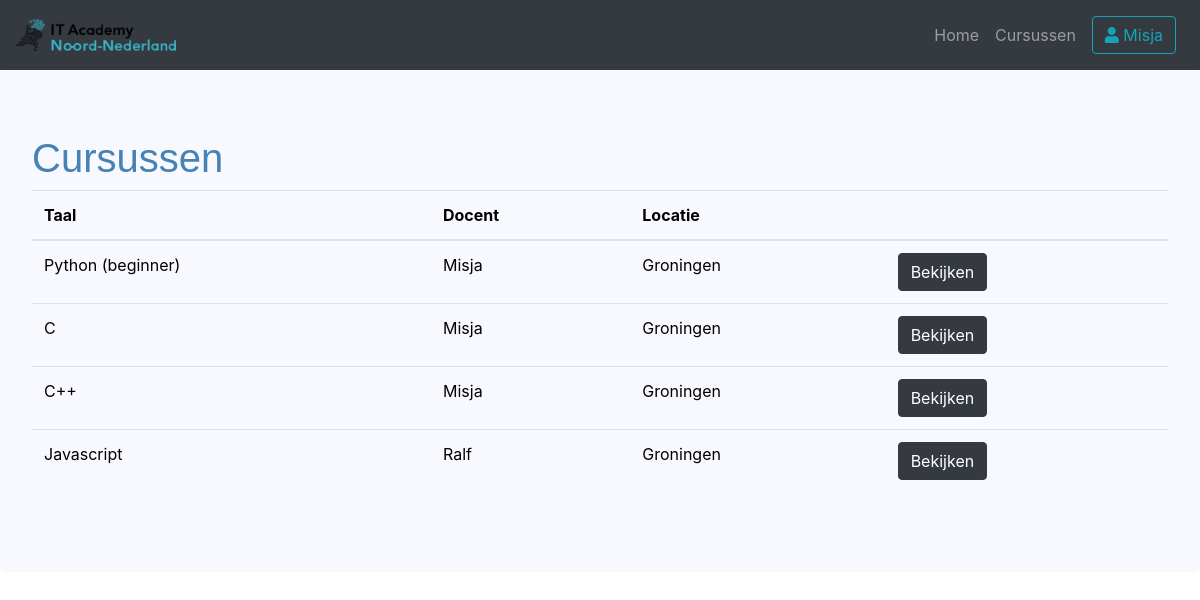
Screenshot of /cursussen (signed in) with the database file from the repository.
### project/models.py (models this page shows, shortened)
class User(db.Model, UserMixin):
    __tablename__ = 'users'
    id = db.Column(db.Integer, primary_key=True)
    email       = db.Column(db.String(64), unique=True, index=True, nullable=False)
    username    = db.Column(db.String(64), unique=True, index=True, nullable=False)
    password    = db.Column(db.String(128), nullable=False)
    role_id     = db.Column(db.Integer, db.ForeignKey("roles.id"), nullable=False)

class Course(db.Model):
    __tablename__ = 'courses'
    id              = db.Column(db.Integer, primary_key=True)
    teacher_id      = db.Column(db.Integer, db.ForeignKey("users.id"), nullable=False)
    language_id     = db.Column(db.Integer, db.ForeignKey("languages.id"), nullable=False)
    location        = db.Column(db.Text, nullable=False)
    cost            = db.Column(db.Float, nullable=False)
    description     = db.Column(db.Text, nullable=False)

class Language(db.Model):
    __tablename__ = 'languages'
    id          = db.Column(db.Integer, primary_key=True)
    language    = db.Column(db.Text, nullable=False)

### project/views.py (the view)
@standaard_blueprint.route('/cursussen')
def cursussen():
    courses =  Course.query\
                .join(Language, Course.language_id == Language.id)\
                .join(User, Course.teacher_id == User.id)\
                .add_columns(Course.id, Language.language, User.username, Course.location)
    return render_template('cursussen.html', courses=courses)

### project/__init__.py (called while the page is built)
@app.context_processor
def inject_time_related_functions():
    return dict(date_now=datetime.now().date(), td=timedelta, dt=datetime, t=time())

### project/models.py (called while the page is built)
@login_manager.user_loader
def load_user(user_id):
    return User.query.get(user_id)

### project/templates/cursussen.html (shortened to what this page needs)
{% extends "base.html" %}
{% block content %}
<div class="jumbotron m-0">
    <h1 class="blueheader">Cursussen</h1>
    <div class="col col-sm-12 p-0">
        <table class="table">
            <thead>
                <tr>
                    <th scope="col">Taal</th>
                    <th scope="col">Docent</th>
                    <th scope="col">Locatie</th>
                    <th scope="col"></th>
                </tr>
            </thead>
            <tbody>
                {% for course in courses %}
                <tr>
                    <td>{{ course.language }}</td>
                    <td>{{ course.username }}</td>
                    <td>{{ course.location }}</td>
                    <td><a href="{{ url_for('standaard.cursus', language=course.language, course_id=course.id)}}" class="btn btn-dark">Bekijken</a></td>
                </tr>
                {% endfor %}
            </tbody>
        </table>
    </div>
</div>
{% endblock %}

### project/templates/base.html (shortened to what this page needs)
<!DOCTYPE html>
<html lang="en" dir="ltr">
<head>
    <link rel="stylesheet" type="text/css" href="{{ url_for('static',filename='stylesheet.css') }}?rnd=24">
    <link rel="stylesheet" href="https://maxcdn.bootstrapcdn.com/bootstrap/4.0.0/css/bootstrap.min.css">
    <link rel="stylesheet" href="https://cdnjs.cloudflare.com/ajax/libs/font-awesome/5.15.3/css/all.min.css" />
</head>
<body>
    <nav class="navbar navbar-expand-lg navbar-dark bg-dark">
    <a class="navbar-brand" href="{{ url_for('index') }}">
        <img src="/static/logo-klein.png" width="40%" alt="">
    </a>
    <div class="collapse navbar-collapse" id="navbarSupportedContent">
        <div class="navbar-nav ml-auto d-lg-flex align-items-lg-center">
            <a class="nav-item nav-link" href="{{ url_for('index') }}">Home</a>
            <a class="nav-item nav-link" href="{{ url_for('standaard.cursussen') }}">Cursussen</a>
            {% if current_user.is_authenticated %}
            <div class="dropdown nav-item nav-link">
                <button class="btn btn-outline-info" type="button" id="dropdownMenuButton" data-toggle="dropdown" aria-haspopup="true" aria-expanded="false">
                    <i class="fas fa-user"></i> {{ current_user.username }}
                </button>
            </div>
            {% endif %}
        </div>
    </div>
</nav>
{% block content %}
{% endblock %}
</body>
</html>

### project/static/stylesheet.css (style rules this page uses)
html { background-color: white; }
.blueheader { color: steelblue; font-family:'Lucida Sans', 'Lucida Sans Regular', 'Lucida Grande', 'Lucida Sans Unicode', Geneva, Verdana, sans-serif }
.jumbotron { background-color:ghostwhite !important; margin-top: 25px; color: black; }

### rows the page displays
User: username "Misja"
Course: language "Python (beginner)", username "Misja", location "Groningen"
Course: language "C", username "Misja", location "Groningen"
Course: language "C++", username "Misja", location "Groningen"
Course: language "Javascript", username "Ralf", location "Groningen"
